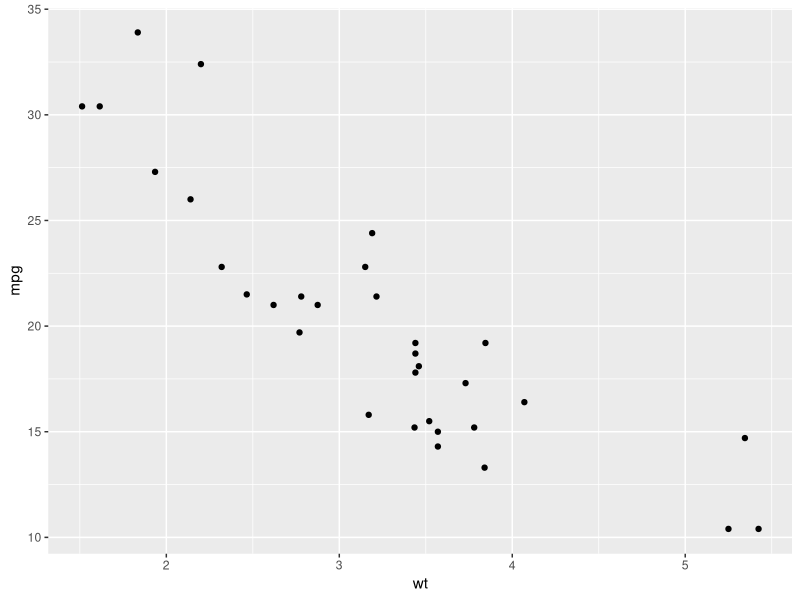
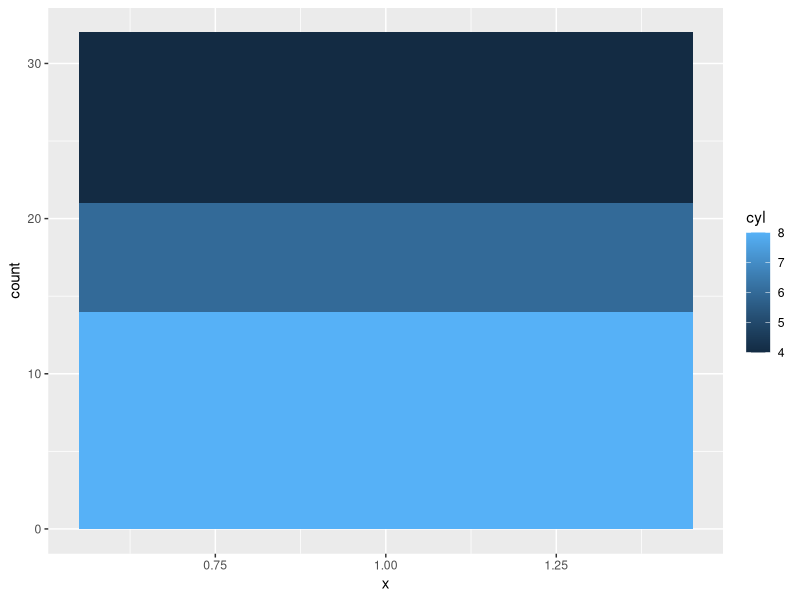
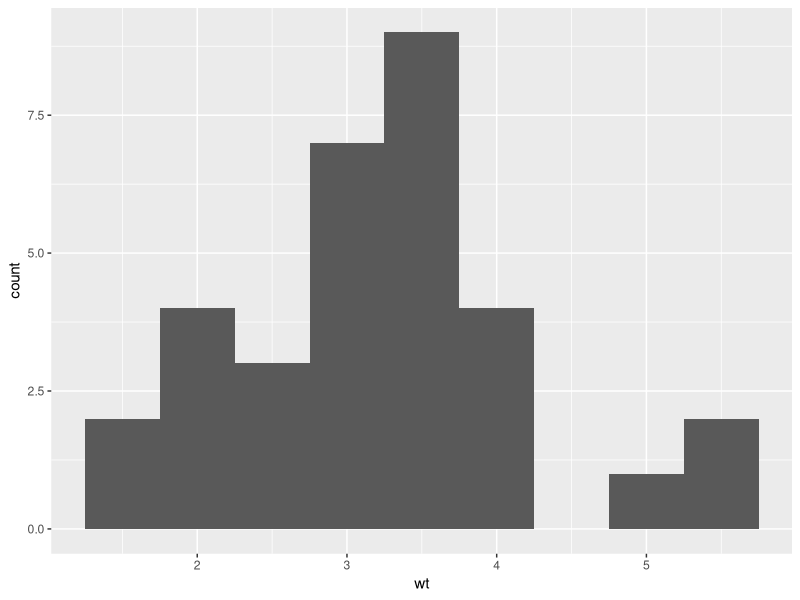
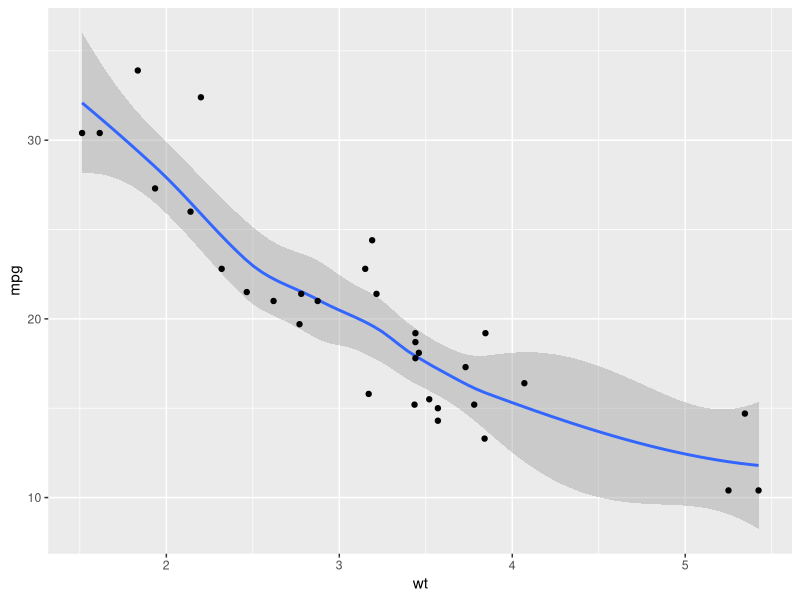

Write the R code that produced these figures, in order.
## ---- chunk 1
library(ggplot2)
library(gridExtra)
## ---- chunk 2
	ggplot(mtcars) +
		geom_point(aes(x=wt, y=mpg))
## ---- chunk 3
	ggplot(mtcars) +
		geom_bar(aes(x=1, group=cyl, fill=cyl))
## ---- chunk 4
	ggplot(mtcars) +
		geom_histogram(aes(wt), binwidth=0.5)
## ---- chunk 5
	ggplot(mtcars) +
		geom_smooth(aes(x=wt, y=mpg)) +
		geom_point(aes(x=wt, y=mpg))
## ---- chunk 6
library(stringr)
mtcars$brand <- word(rownames(mtcars), 1)
